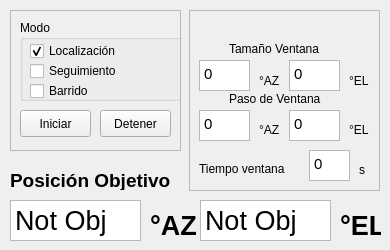
       <widget class="QWidget" name="automaticMode">
        <attribute name="title">
         <string>Automático</string>
        </attribute>
        <widget class="QWidget" name="verticalLayoutWidget_6">
         <property name="geometry">
          <rect>
           <x>10</x>
           <y>10</y>
           <width>171</width>
           <height>141</height>
          </rect>
         </property>
         <layout class="QVBoxLayout" name="verticalLayout_6">
          <item>
           <widget class="QFrame" name="modoAuto">
            <property name="frameShape">
             <enum>QFrame::StyledPanel</enum>
            </property>
            <property name="frameShadow">
             <enum>QFrame::Raised</enum>
            </property>
            <widget class="QGroupBox" name="groupBox">
             <property name="geometry">
              <rect>
               <x>10</x>
               <y>10</y>
               <width>171</width>
               <height>81</height>
              </rect>
             </property>
             <property name="title">
              <string>Modo</string>
             </property>
             <widget class="QCheckBox" name="checkBox">
              <property name="geometry">
               <rect>
                <x>10</x>
                <y>20</y>
                <width>131</width>
                <height>22</height>
               </rect>
              </property>
              <property name="text">
               <string>Localización</string>
              </property>
              <property name="icon">
               <iconset>
                <normaloff>aim.png</normaloff>aim.png</iconset>
              </property>
              <property name="checked">
               <bool>true</bool>
              </property>
             </widget>
             <widget class="QCheckBox" name="checkBox_2">
              <property name="geometry">
               <rect>
                <x>10</x>
                <y>40</y>
                <width>141</width>
                <height>22</height>
               </rect>
              </property>
              <property name="text">
               <string>Seguimiento</string>
              </property>
              <property name="icon">
               <iconset>
                <normaloff>track.png</normaloff>track.png</iconset>
              </property>
             </widget>
             <widget class="QCheckBox" name="checkBox_3">
              <property name="geometry">
               <rect>
                <x>10</x>
                <y>60</y>
                <width>97</width>
                <height>22</height>
               </rect>
              </property>
              <property name="text">
               <string>Barrido</string>
              </property>
              <property name="icon">
               <iconset>
                <normaloff>sweep.png</normaloff>sweep.png</iconset>
              </property>
             </widget>
            </widget>
            <widget class="QPushButton" name="pushButton">
             <property name="geometry">
              <rect>
               <x>10</x>
               <y>100</y>
               <width>71</width>
               <height>27</height>
              </rect>
             </property>
             <property name="text">
              <string>Iniciar</string>
             </property>
            </widget>
            <widget class="QPushButton" name="pushButton_3">
             <property name="geometry">
              <rect>
               <x>90</x>
               <y>100</y>
               <width>71</width>
               <height>27</height>
              </rect>
             </property>
             <property name="text">
              <string>Detener</string>
             </property>
            </widget>
           </widget>
          </item>
         </layout>
        </widget>
        <widget class="QWidget" name="verticalLayoutWidget_7">
         <property name="geometry">
          <rect>
           <x>189</x>
           <y>10</y>
           <width>191</width>
           <height>181</height>
          </rect>
         </property>
         <layout class="QVBoxLayout" name="verticalLayout_7">
          <item>
           <widget class="QFrame" name="frame">
            <property name="frameShape">
             <enum>QFrame::StyledPanel</enum>
            </property>
            <property name="frameShadow">
             <enum>QFrame::Raised</enum>
            </property>
            <widget class="QLabel" name="label_8">
             <property name="geometry">
              <rect>
               <x>40</x>
               <y>30</y>
               <width>111</width>
               <height>17</height>
              </rect>
             </property>
             <property name="font">
              <font>
               <weight>50</weight>
               <bold>false</bold>
              </font>
             </property>
             <property name="text">
              <string>Tamaño Ventana</string>
             </property>
            </widget>
            <widget class="QLabel" name="label_9">
             <property name="geometry">
              <rect>
               <x>40</x>
               <y>80</y>
               <width>111</width>
               <height>17</height>
              </rect>
             </property>
             <property name="font">
              <font>
               <weight>50</weight>
               <bold>false</bold>
              </font>
             </property>
             <property name="text">
              <string>Paso de Ventana</string>
             </property>
            </widget>
            <widget class="QTextEdit" name="azVentana">
             <property name="geometry">
              <rect>
               <x>10</x>
               <y>50</y>
               <width>51</width>
               <height>31</height>
              </rect>
             </property>
             <property name="font">
              <font>
               <pointsize>11</pointsize>
              </font>
             </property>
             <property name="html">
              <string>&lt;!DOCTYPE HTML PUBLIC &quot;-//W3C//DTD HTML 4.0//EN&quot; &quot;http://www.w3.org/TR/REC-html40/strict.dtd&quot;&gt;
&lt;html&gt;&lt;head&gt;&lt;meta name=&quot;qrichtext&quot; content=&quot;1&quot; /&gt;&lt;style type=&quot;text/css&quot;&gt;
p, li { white-space: pre-wrap; }
&lt;/style&gt;&lt;/head&gt;&lt;body style=&quot; font-family:'Ubuntu'; font-size:11pt; font-weight:400; font-style:normal;&quot;&gt;
&lt;p style=&quot; margin-top:0px; margin-bottom:0px; margin-left:0px; margin-right:0px; -qt-block-indent:0; text-indent:0px;&quot;&gt;0&lt;/p&gt;&lt;/body&gt;&lt;/html&gt;</string>
             </property>
            </widget>
            <widget class="QTextEdit" name="elVentana">
             <property name="geometry">
              <rect>
               <x>100</x>
               <y>50</y>
               <width>51</width>
               <height>31</height>
              </rect>
             </property>
             <property name="font">
              <font>
               <pointsize>11</pointsize>
              </font>
             </property>
             <property name="html">
              <string>&lt;!DOCTYPE HTML PUBLIC &quot;-//W3C//DTD HTML 4.0//EN&quot; &quot;http://www.w3.org/TR/REC-html40/strict.dtd&quot;&gt;
&lt;html&gt;&lt;head&gt;&lt;meta name=&quot;qrichtext&quot; content=&quot;1&quot; /&gt;&lt;style type=&quot;text/css&quot;&gt;
p, li { white-space: pre-wrap; }
&lt;/style&gt;&lt;/head&gt;&lt;body style=&quot; font-family:'Ubuntu'; font-size:11pt; font-weight:400; font-style:normal;&quot;&gt;
&lt;p style=&quot; margin-top:0px; margin-bottom:0px; margin-left:0px; margin-right:0px; -qt-block-indent:0; text-indent:0px;&quot;&gt;0&lt;/p&gt;&lt;/body&gt;&lt;/html&gt;</string>
             </property>
            </widget>
            <widget class="QLabel" name="label_13">
             <property name="geometry">
              <rect>
               <x>70</x>
               <y>60</y>
               <width>31</width>
               <height>21</height>
              </rect>
             </property>
             <property name="font">
              <font>
               <weight>50</weight>
               <bold>false</bold>
              </font>
             </property>
             <property name="text">
              <string>°AZ</string>
             </property>
            </widget>
            <widget class="QTextEdit" name="azPaso">
             <property name="geometry">
              <rect>
               <x>10</x>
               <y>100</y>
               <width>51</width>
               <height>31</height>
              </rect>
             </property>
             <property name="font">
              <font>
               <pointsize>11</pointsize>
              </font>
             </property>
             <property name="html">
              <string>&lt;!DOCTYPE HTML PUBLIC &quot;-//W3C//DTD HTML 4.0//EN&quot; &quot;http://www.w3.org/TR/REC-html40/strict.dtd&quot;&gt;
&lt;html&gt;&lt;head&gt;&lt;meta name=&quot;qrichtext&quot; content=&quot;1&quot; /&gt;&lt;style type=&quot;text/css&quot;&gt;
p, li { white-space: pre-wrap; }
&lt;/style&gt;&lt;/head&gt;&lt;body style=&quot; font-family:'Ubuntu'; font-size:11pt; font-weight:400; font-style:normal;&quot;&gt;
&lt;p style=&quot; margin-top:0px; margin-bottom:0px; margin-left:0px; margin-right:0px; -qt-block-indent:0; text-indent:0px;&quot;&gt;0&lt;/p&gt;&lt;/body&gt;&lt;/html&gt;</string>
             </property>
            </widget>
            <widget class="QTextEdit" name="elPaso">
             <property name="geometry">
              <rect>
               <x>100</x>
               <y>100</y>
               <width>51</width>
               <height>31</height>
              </rect>
             </property>
             <property name="font">
              <font>
               <pointsize>11</pointsize>
              </font>
             </property>
             <property name="html">
              <string>&lt;!DOCTYPE HTML PUBLIC &quot;-//W3C//DTD HTML 4.0//EN&quot; &quot;http://www.w3.org/TR/REC-html40/strict.dtd&quot;&gt;
&lt;html&gt;&lt;head&gt;&lt;meta name=&quot;qrichtext&quot; content=&quot;1&quot; /&gt;&lt;style type=&quot;text/css&quot;&gt;
p, li { white-space: pre-wrap; }
&lt;/style&gt;&lt;/head&gt;&lt;body style=&quot; font-family:'Ubuntu'; font-size:11pt; font-weight:400; font-style:normal;&quot;&gt;
&lt;p style=&quot; margin-top:0px; margin-bottom:0px; margin-left:0px; margin-right:0px; -qt-block-indent:0; text-indent:0px;&quot;&gt;0&lt;/p&gt;&lt;/body&gt;&lt;/html&gt;</string>
             </property>
            </widget>
            <widget class="QLabel" name="label_15">
             <property name="geometry">
              <rect>
               <x>70</x>
               <y>110</y>
               <width>31</width>
               <height>20</height>
              </rect>
             </property>
             <property name="font">
              <font>
               <weight>50</weight>
               <bold>false</bold>
              </font>
             </property>
             <property name="text">
              <string>°AZ</string>
             </property>
            </widget>
            <widget class="QLabel" name="label_16">
             <property name="geometry">
              <rect>
               <x>160</x>
               <y>110</y>
               <width>21</width>
               <height>20</height>
              </rect>
             </property>
             <property name="font">
              <font>
               <weight>50</weight>
               <bold>false</bold>
              </font>
             </property>
             <property name="text">
              <string>°EL</string>
             </property>
            </widget>
            <widget class="QLabel" name="label_12">
             <property name="geometry">
              <rect>
               <x>10</x>
               <y>150</y>
               <width>111</width>
               <height>17</height>
              </rect>
             </property>
             <property name="font">
              <font>
               <weight>50</weight>
               <bold>false</bold>
              </font>
             </property>
             <property name="text">
              <string>Tiempo ventana</string>
             </property>
            </widget>
            <widget class="QTextEdit" name="tiempoBarrido">
             <property name="geometry">
              <rect>
               <x>120</x>
               <y>140</y>
               <width>41</width>
               <height>31</height>
              </rect>
             </property>
             <property name="font">
              <font>
               <pointsize>11</pointsize>
              </font>
             </property>
             <property name="html">
              <string>&lt;!DOCTYPE HTML PUBLIC &quot;-//W3C//DTD HTML 4.0//EN&quot; &quot;http://www.w3.org/TR/REC-html40/strict.dtd&quot;&gt;
&lt;html&gt;&lt;head&gt;&lt;meta name=&quot;qrichtext&quot; content=&quot;1&quot; /&gt;&lt;style type=&quot;text/css&quot;&gt;
p, li { white-space: pre-wrap; }
&lt;/style&gt;&lt;/head&gt;&lt;body style=&quot; font-family:'Ubuntu'; font-size:11pt; font-weight:400; font-style:normal;&quot;&gt;
&lt;p style=&quot; margin-top:0px; margin-bottom:0px; margin-left:0px; margin-right:0px; -qt-block-indent:0; text-indent:0px;&quot;&gt;0&lt;/p&gt;&lt;/body&gt;&lt;/html&gt;</string>
             </property>
            </widget>
            <widget class="QLabel" name="label_20">
             <property name="geometry">
              <rect>
               <x>170</x>
               <y>150</y>
               <width>16</width>
               <height>20</height>
              </rect>
             </property>
             <property name="font">
              <font>
               <weight>50</weight>
               <bold>false</bold>
              </font>
             </property>
             <property name="text">
              <string>s</string>
             </property>
            </widget>
            <widget class="QLabel" name="label_21">
             <property name="geometry">
              <rect>
               <x>160</x>
               <y>60</y>
               <width>31</width>
               <height>21</height>
              </rect>
             </property>
             <property name="font">
              <font>
               <weight>50</weight>
               <bold>false</bold>
              </font>
             </property>
             <property name="text">
              <string>°EL</string>
             </property>
            </widget>
           </widget>
          </item>
         </layout>
        </widget>
        <widget class="QTextEdit" name="textEdit_11">
         <property name="geometry">
          <rect>
           <x>10</x>
           <y>200</y>
           <width>131</width>
           <height>41</height>
          </rect>
         </property>
         <property name="font">
          <font>
           <pointsize>20</pointsize>
           <weight>50</weight>
           <bold>false</bold>
          </font>
         </property>
         <property name="html">
          <string>&lt;!DOCTYPE HTML PUBLIC &quot;-//W3C//DTD HTML 4.0//EN&quot; &quot;http://www.w3.org/TR/REC-html40/strict.dtd&quot;&gt;
&lt;html&gt;&lt;head&gt;&lt;meta name=&quot;qrichtext&quot; content=&quot;1&quot; /&gt;&lt;style type=&quot;text/css&quot;&gt;
p, li { white-space: pre-wrap; }
&lt;/style&gt;&lt;/head&gt;&lt;body style=&quot; font-family:'Ubuntu'; font-size:20pt; font-weight:400; font-style:normal;&quot;&gt;
&lt;p style=&quot; margin-top:0px; margin-bottom:0px; margin-left:0px; margin-right:0px; -qt-block-indent:0; text-indent:0px;&quot;&gt;Not Obj&lt;/p&gt;&lt;/body&gt;&lt;/html&gt;</string>
         </property>
        </widget>
        <widget class="QTextEdit" name="textEdit_12">
         <property name="geometry">
          <rect>
           <x>200</x>
           <y>200</y>
           <width>131</width>
           <height>41</height>
          </rect>
         </property>
         <property name="font">
          <font>
           <pointsize>20</pointsize>
           <weight>50</weight>
           <bold>false</bold>
          </font>
         </property>
         <property name="html">
          <string>&lt;!DOCTYPE HTML PUBLIC &quot;-//W3C//DTD HTML 4.0//EN&quot; &quot;http://www.w3.org/TR/REC-html40/strict.dtd&quot;&gt;
&lt;html&gt;&lt;head&gt;&lt;meta name=&quot;qrichtext&quot; content=&quot;1&quot; /&gt;&lt;style type=&quot;text/css&quot;&gt;
p, li { white-space: pre-wrap; }
&lt;/style&gt;&lt;/head&gt;&lt;body style=&quot; font-family:'Ubuntu'; font-size:20pt; font-weight:400; font-style:normal;&quot;&gt;
&lt;p style=&quot; margin-top:0px; margin-bottom:0px; margin-left:0px; margin-right:0px; -qt-block-indent:0; text-indent:0px;&quot;&gt;Not Obj&lt;/p&gt;&lt;/body&gt;&lt;/html&gt;</string>
         </property>
        </widget>
        <widget class="QLabel" name="label_17">
         <property name="geometry">
          <rect>
           <x>150</x>
           <y>210</y>
           <width>51</width>
           <height>31</height>
          </rect>
         </property>
         <property name="font">
          <font>
           <pointsize>20</pointsize>
           <weight>75</weight>
           <bold>true</bold>
          </font>
         </property>
         <property name="text">
          <string>°AZ</string>
         </property>
        </widget>
        <widget class="QLabel" name="label_18">
         <property name="geometry">
          <rect>
           <x>340</x>
           <y>210</y>
           <width>41</width>
           <height>31</height>
          </rect>
         </property>
         <property name="font">
          <font>
           <pointsize>20</pointsize>
           <weight>75</weight>
           <bold>true</bold>
          </font>
         </property>
         <property name="text">
          <string>°EL</string>
         </property>
        </widget>
        <widget class="QLabel" name="label_19">
         <property name="geometry">
          <rect>
           <x>10</x>
           <y>170</y>
           <width>161</width>
           <height>20</height>
          </rect>
         </property>
         <property name="font">
          <font>
           <pointsize>14</pointsize>
           <weight>75</weight>
           <bold>true</bold>
          </font>
         </property>
         <property name="text">
          <string>Posición Objetivo</string>
         </property>
        </widget>
       </widget>
